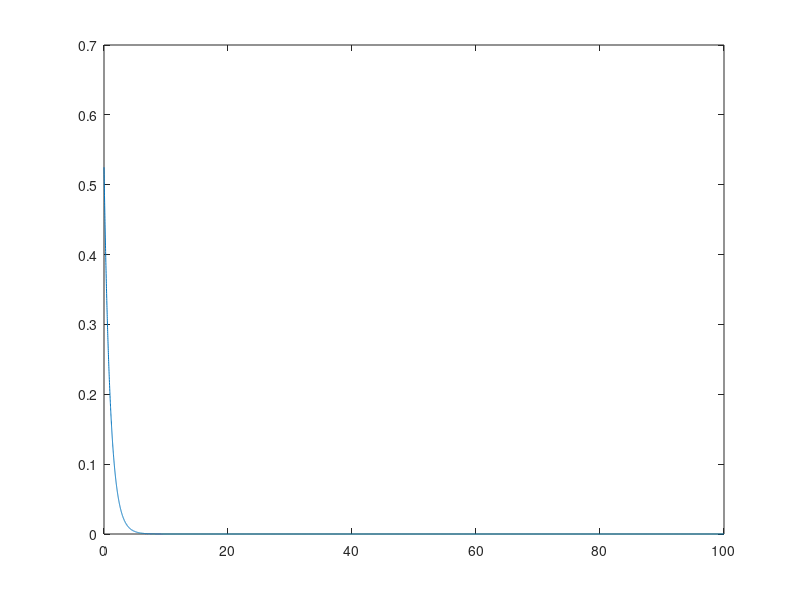

MATLAB code for this plot:
% 1 Node RNN

dt=0.01; %time slice
T=100; %amount of time to run for
time= 0:dt:T;  % a time vector
N = 1;  %the number of neurons

W = [0.0001]% 2 3; 4 5 6; 7 8 9];% a hand coded 3*3 matrix
% W = randn(N) % a random N*N matrix

y=randn(N,length(time)); %initial conditions
theta =  0; %rand(N,1); %the biases

%main loop
for i=2:length(time)
 y(:,i) = y(:,i-1) +dt*(-y(:,i-1)+tanh( W*y(:,i-1) +theta));
end

%plot the data
plot(time,y);
